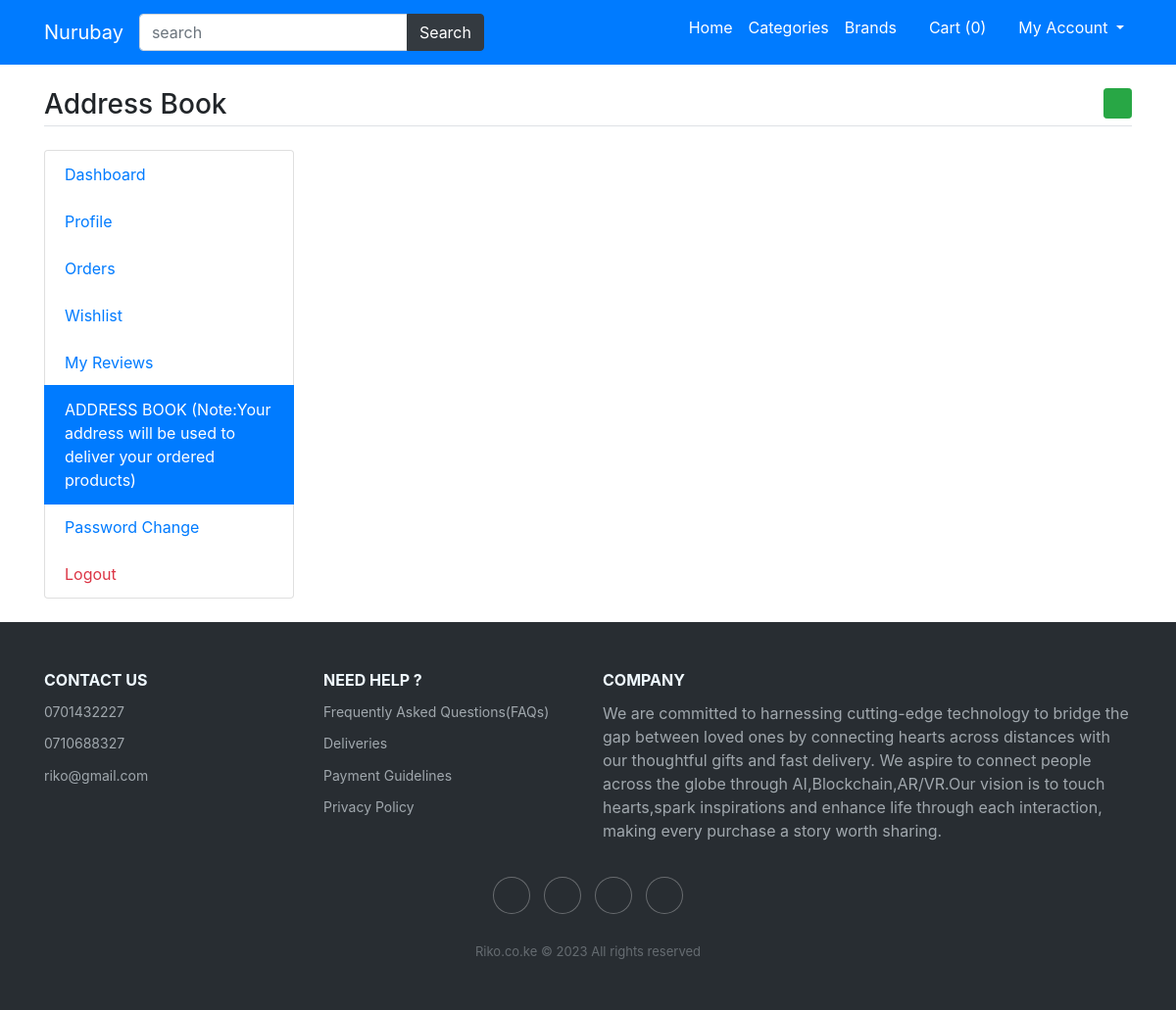
The app's page /my-addressbook (signed in), older data.
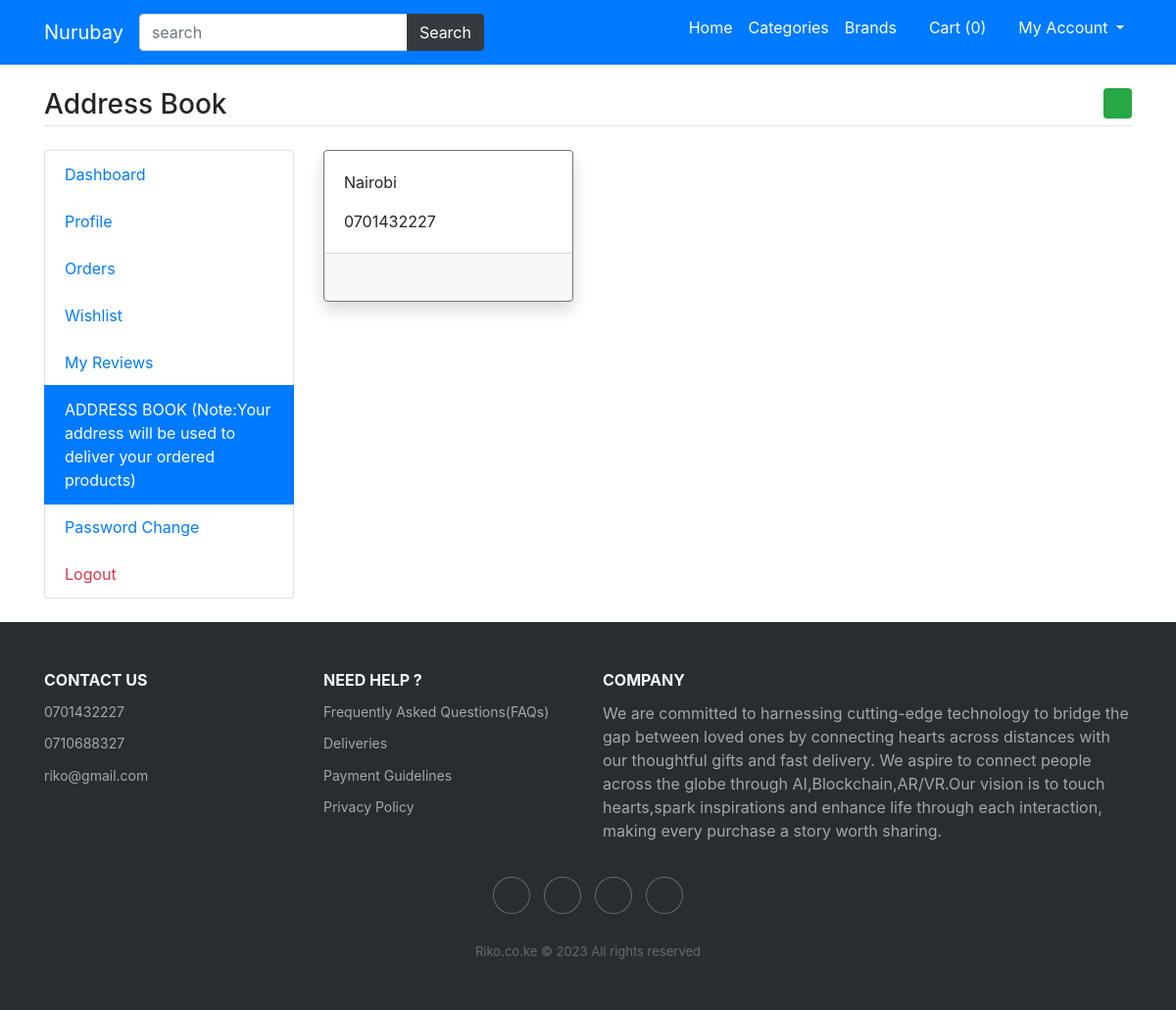
The same page, newer data.
### main/models.py (models this page shows)
class UserAddressBook(models.Model):
    user=models.ForeignKey(User,on_delete=models.CASCADE)
    mobile=models.CharField(max_length=50,null=True)
    address=models.TextField()
    status=models.BooleanField(default=False)
    class Meta:
        verbose_name_plural='AddressBook'

### main/views.py (the view)
# urls.py: path('my-addressbook',views.my_addressbook, name='my-addressbook'),
def my_addressbook(request):
	addbook=UserAddressBook.objects.filter(user=request.user).order_by('-id')
	return render(request, 'user/addressbook.html',{'addbook':addbook})

### main/templates/user/addressbook.html (shortened to what this page needs)
{% extends 'base.html' %}
{% load static %}
{% block content %}
<main class="container my-4">
	<h3 class="my-4 border-bottom pb-1">Address Book <a href="{% url 'add-address' %}" class="float-right btn btn-sm btn-success"><i class="fa fa-plus"></i></a></h3>
	<div class="row">
		<div class="col-md-3">
			{% include 'user/user-sidebar.html' %}
		</div>
		<div class="col-md-9">
			<div class="row">
				{% for add in addbook %}
				<div class="col-md-4">
					<div class="card mb-3 {% if add.status %}border-secondary shadow{% endif %} address{{add.id}} address">
						<div class="card-body">
							<p class="card-text">{{add.address}}</p>
							<p class="card-text">{{add.mobile}}</p>
						</div>
						{% if add.status %}
						<div class="card-footer">
							<i class="fa fa-check-circle text-success check{{add.id}} check"></i>
							<a href="{% url 'update-address' add.id %}" class="float-right"><i class="fa fa-edit"></i></a>
						</div>
						{% endif %}
					</div>
				</div>
				{% endfor %}
			</div>
		</div>
	</div>
</main>
{% endblock %}

Row changes from the older to the newer data that the page shows:
added UserAddressBook: address "Nairobi", mobile "0701432227"
